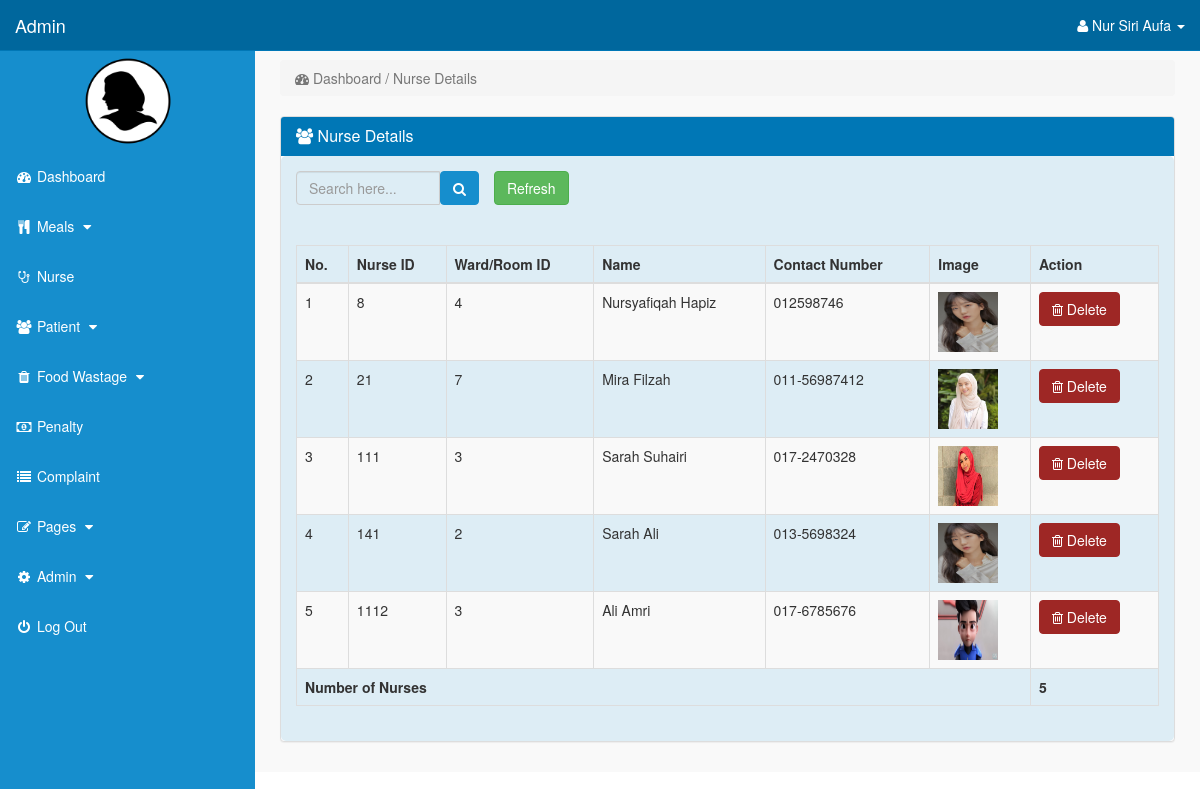
Screenshot of /admin/index.php?view_nurse (signed in) with the database file from the repository.
### tables this page shows
CREATE TABLE `nurse` (
  `nurse_id` int(10) NOT NULL,
  `ward_id` int(11) NOT NULL,
  `nurse_fname` varchar(255) NOT NULL,
  `nurse_lname` varchar(255) NOT NULL,
  `nurse_email` varchar(255) NOT NULL,
  `nurse_pass` varchar(255) NOT NULL,
  `nurse_contact` varchar(255) NOT NULL,
  `nurse_image` text NOT NULL,
  `nurse_ip` varchar(255) NOT NULL,
  `nurse_confirm_code` text NOT NULL,
  `created_date` timestamp NOT NULL DEFAULT current_timestamp() ON UPDATE current_timestamp()
);

### admin/view_nurse.php (the view)
<?php
	if(!isset($_SESSION['admin_email'])){
		echo "<script>window.open('login.php','_self')</script>";
	}
		else {
?>
	<div class="row">
		<div class="col-lg-12">
			<ol class="breadcrumb">
				<li class="active">
					<i class="fa fa-dashboard"></i> Dashboard / Nurse Details
				</li>
			</ol>
		</div>
	</div>
	<div class="row">
		<div class="col-lg-12">
			<div class="panel panel-default">
				<div class="panel-heading">
					<h3 class="panel-title">
						<i class="fa fa-users"></i> Nurse Details
					</h3>
				</div>
							<div class="panel-body" >
							<form class="form-inline" method="POST" action="">
								<div class="input-group col-md-4">
									<input type="text" class="form-control" placeholder="Search here..." name="search"  value="<?php if(isset($_POST['search'])){echo $_POST['search']; } ?>"/>
										<span class="input-group-btn">
											<button class="btn btn-primary" type="submit"><i class="fa fa-search"></i></button>
										</span>
										<div class="col-md-2">
											<a href="index.php?view_nurse" type="button" class="btn btn-success">Refresh</a>
										</div>
								</div>
							</form>
							<div class="table-responsive" >
								<table id="patient_data" class="table table-bordered table-hover table-striped" >
									<thead>
										<tr>
											<th>No.</th>
											<th>Nurse ID</th>
											<th>Ward/Room ID</th>
											<th>Name</th>
											<th>Contact Number</th>
											<th>Image</th>
											<th>Action</th>
										</tr>
									</thead>
									<tbody id="patient_data">
									<?php
										if(isset($_POST['search'])) {
											$filtervalues = $_POST['search'];
											$i=0;
											$query = "select * from nurse where CONCAT(nurse_id,ward_id,nurse_fname,nurse_lname,nurse_contact) like '%$filtervalues%' ";
											$query_run = mysqli_query($con, $query);
											if(mysqli_num_rows($query_run) > 0) {
												foreach($query_run as $row_nurse) {
													$nurse_id = $row_nurse['nurse_id'];
													$i++;
									?>
                                        <tr>
											<td><?php echo $i; ?></td>
											<td><?= $row_nurse['nurse_id']; ?></td>
											<td><?= $row_nurse['ward_id']; ?></td>
                                            <td><?= $row_nurse['nurse_fname']. '  ' .$row_nurse['nurse_lname']; ?></td>
											<td><?= $row_nurse['nurse_contact']; ?></td>
											<td><img src="../nurse/nurse_images/<?= $row_nurse['nurse_image']; ?>" width="60" height="60" ></td>
											<td>
												<a href="index.php?delete_nurse=<?php echo $nurse_id; ?>" >
													<button class="btn btn-danger"><i class="fa fa-trash-o" ></i> Delete</button>
												</a>
											</td>
                                        </tr>
									<?php
											}
                                    ?>
                                        <tr>
                                            <?php
                                                $query=mysqli_query($con, "select count(nurse_id) as sum from `nurse`");
                                                    while($fetch=mysqli_fetch_array($query)){
                                            ?>
                                            <td colspan = "6"> <b><?php echo "Number of Nurses";?></b> </td>
                                            <td colspan = "6" > <b><?php echo $fetch['sum']?></b> </td>
                                            <?php
                                                    }
                                            ?>
                                        </tr>
                                    <?php
										}
											else {
										echo '
                                                    <tr>
                                                        <td colspan = "12"><center>No Record Found</center></td>
                                                    </tr>';
											}
										}
											else {
												$i=0;
												$query = "select * from nurse ";
												$query_run = mysqli_query($con, $query);
												if(mysqli_num_rows($query_run) > 0) {
													foreach($query_run as $row_nurse) {
														$nurse_id = $row_nurse['nurse_id'];
														$i++;
									?>
                                        <tr>
											<td><?php echo $i; ?></td>
												<td><?= $row_nurse['nurse_id']; ?></td>
												<td><?= $row_nurse['ward_id']; ?></td>
												<td><?= $row_nurse['nurse_fname']. '  ' .$row_nurse['nurse_lname']; ?></td>
												<td><?= $row_nurse['nurse_contact']; ?></td>
												<td><img src="../nurse/nurse_images/<?= $row_nurse['nurse_image']; ?>" width="60" height="60" ></td>
												<td>
													<a href="index.php?delete_nurse=<?php echo $nurse_id; ?>" >
														<button class="btn btn-danger"><i class="fa fa-trash-o" ></i> Delete</button>
													</a>
												</td>
                                        </tr>
									<?php
													}
												}
                                    ?>
                                        <tr>
                                            <?php
                                                $query=mysqli_query($con, "select count(nurse_id) as sum from `nurse`");
                                                    while($fetch=mysqli_fetch_array($query)){
                                            ?>
                                            <td colspan = "6"> <b><?php echo "Number of Nurses";?></b> </td>
                                            <td colspan = "6" > <b><?php echo $fetch['sum']?></b> </td>
                                            <?php
                                                    }
												}
                                            ?>
                                        </tr>
										<br><br>
						</tbody>
					</table>
				</div>
			</div>
		</div>
	</div>
<?php
	}
?>

### admin/includes/sidebar.php (shortened to what this page needs)
<?php
	if(!isset($_SESSION['admin_email'])){
		echo "<script>window.open('login.php','_self')</script>";
	}
		else {
?>
	<nav class="navbar navbar-inverse navbar-fixed-top" >
		<div class="navbar-header" >
				<a class="navbar-brand" href="index.php?dashboard">Admin</a>
		</div>
		<ul class="nav navbar-right top-nav" >
			<li class="dropdown" >
				<a href="#" class="dropdown-toggle" data-toggle="dropdown" >
					<i class="fa fa-user" ></i>
						<?php echo $admin_fname; ?> <b class="caret" ></b>
				</a>
</li>
</ul>
	<div class="collapse navbar-collapse navbar-ex1-collapse">
		<ul class="nav navbar-nav side-nav">
	<center>
		<img src="admin_image/<?php echo $admin_image; ?>" width="100" height="100" >
		</center>
	<li>
		<a href="index.php?dashboard">
			<i class="fa fa-fw fa-dashboard"></i> Dashboard
		</a>
	</li>
	<li>
		<a href="#" data-toggle="collapse" data-target="#meals">
			<i class="fa fa-fw fa-cutlery""></i> Meals
				<i class="fa fa-fw fa-caret-down"></i>
	</a>
	</li>
	<li>
		<a href="index.php?view_nurse">
			<i class="fa fa-fw fa-stethoscope"></i> Nurse
		</a>
	</li>
	<li>
		<a href="#" data-toggle="collapse" data-target="#patient">
			<i class="fa fa-fw fa-users"></i> Patient
			<i class="fa fa-fw fa-caret-down"></i>
		</a>
	</li>
	<li>
		<a href="#" data-toggle="collapse" data-target="#food_wastage">
			<i class="fa fa-fw fa-trash"></i> Food Wastage
			<i class="fa fa-fw fa-caret-down"></i>
		</a>
	</li>
	<li>
		<a href="index.php?view_penalty=1">
			<i class="fa fa-fw fa-money"></i> Penalty
		</a>
	</li>
	<li>
		<a href="index.php?view_complaint=1">
			<i class="fa fa-fw fa-list"></i> Complaint
		</a>
	</li>
	<li>
		<a href="#" data-toggle="collapse" data-target="#pages">
			<i class="fa fa-fw fa-edit"> </i> Pages
			<i class="fa fa-fw fa-caret-down"></i>
		</a>
	</li>
	<li>
		<a href="#" data-toggle="collapse" data-target="#admin">
			<i class="fa fa-fw fa-gear"></i> Admin
			<i class="fa fa-fw fa-caret-down"></i>
		</a>
	</li>
	<li>
		<a href="logout.php">
			<i class="fa fa-fw fa-power-off"></i> Log Out
		</a>
	</li>
		</ul>
	</div>
</nav>
<?php
	}
?>

### admin/css/style.css (style rules this page uses)
body { margin-top:100px; }
@media (min-width: 768px) { body { margin-top:50px; } }
.top-nav { padding:0 15px; }
.top-nav>li { display:inline-block; float:left; }
.top-nav>li>a { padding-top:15px; padding-bottom:15px; line-height:20px; color:white; }
@media (min-width: 768px) { .side-nav { position:fixed; top:51px; width:255px; border-radius:0; overflow-y:auto; background-color: #168ecd; bottom:0; overflow-x:hidden; padding-bottom:40px; } }
@media (min-width: 768px) { .side-nav>li>a { width:255px; } }
.panel-body { border-radius:5px; background-color: #ddedf5 }

### rows the page displays
nurse: nurse_id "8", ward "4", nurse_fname "Nursyafiqah", nurse_lname "Hapiz", nurse_contact "012598746", nurse_image (picture)
nurse: nurse_id "21", ward "7", nurse_fname "Mira", nurse_lname "Filzah", nurse_contact "011-56987412", nurse_image (picture)
nurse: nurse_id "111", ward "3", nurse_fname "Sarah", nurse_lname "Suhairi", nurse_contact "017-2470328", nurse_image (picture)
nurse: nurse_id "141", ward "2", nurse_fname "Sarah", nurse_lname "Ali", nurse_contact "013-5698324", nurse_image (picture)
nurse: nurse_id "1112", ward "3", nurse_fname "Ali", nurse_lname "Amri", nurse_contact "017-6785676", nurse_image (picture)

### other values shown
$admin_fname "Nur Siri Aufa"
$fetch['sum'] "5"
